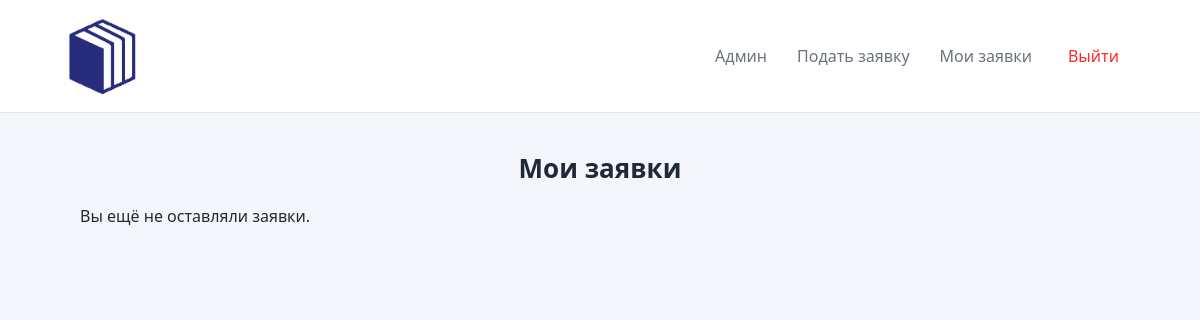
Page /application/ (signed in) on the earlier database version.
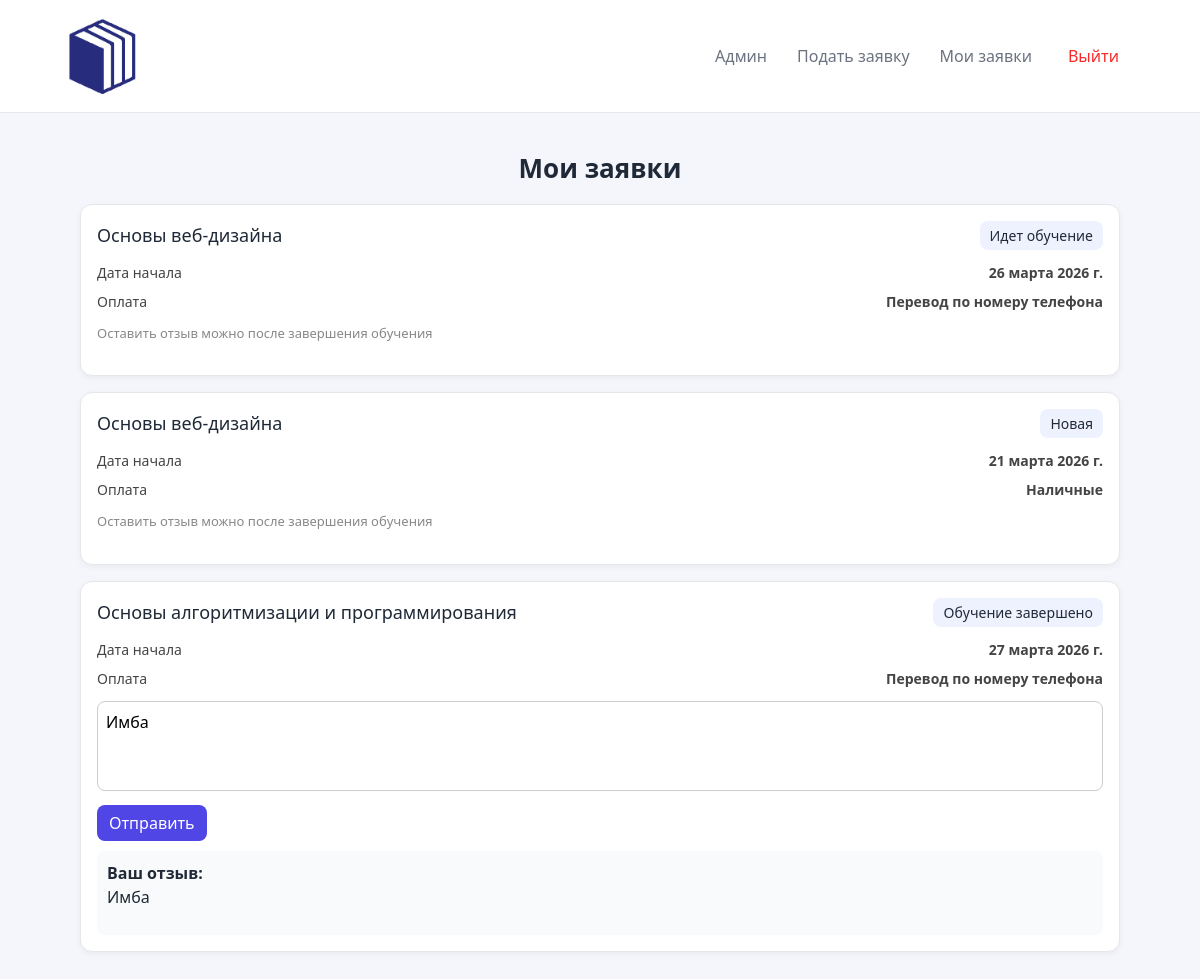
Same page on the later database version.
### client/models.py (models this page shows, shortened)
class Application(models.Model):
    COURSE_CHOICE = [
        ('1', 'Основы алгоритмизации и программирования'),
        ('2', 'Основы веб-дизайна'),
        ('3', 'Основы проектирования баз данных'),
    ]
    PAYMENT_CHOICES = [
        ('cash', 'Наличные'),
        ('phone', 'Перевод по номеру телефона'),
    ]
    STATUS_CHOICES = [
        ('new', 'Новая'),
        ('in_progress', 'Идет обучение'),
        ('completed', 'Обучение завершено'),
    ]
    user = models.ForeignKey(settings.AUTH_USER_MODEL, on_delete=models.CASCADE)
    course_name = models.CharField(max_length=255, choices=COURSE_CHOICE)
    start_date = models.DateField()
    payment_method = models.CharField(max_length=10, choices=PAYMENT_CHOICES)
    status = models.CharField(max_length=20, choices=STATUS_CHOICES, default='new')
    rewiew = models.TextField(blank=True)
    created_at = models.DateTimeField(auto_now_add=True)

### client/views.py (the view, shortened to what this page needs)
# urls.py: path('application/', views.application, name='application'),
@login_required
def application(request):
    user_app = Application.objects.filter(user=request.user).order_by('-created_at')
    return render(request, 'application.html', {
        'applications': user_app,
    })

### client/templates/application.html (shortened to what this page needs)
{% extends './base.html' %}
{% block content %}
<h2 class="page-title text-center">Мои заявки</h2>
<div class="container">
    {% for app in applications %}
    <div class="app-card">
        <div class="app-card__header">
            <h3 class="app-card__title">{{ app.get_course_name_display }}</h3>
            <span class="app-card__status">{{ app.get_status_display }}</span>
        </div>
        <div class="app-card__body">
            <div class="app-card__row">
                <span>Дата начала</span>
                <strong>{{ app.start_date }}</strong>
            </div>
            <div class="app-card__row">
                <span>Оплата</span>
                <strong>{{ app.get_payment_method_display }}</strong>
            </div>
        </div>
        <div class="app-card__footer">
            {% if app.status == 'completed' %}
                <form method="post" class="review-form">
                    <textarea name="rewiew" rows="3" placeholder="Ваш отзыв">{{ app.rewiew }}</textarea>
                    <button type="submit">Отправить</button>
                </form>
                {% if app.rewiew %}
                    <div class="app-card__review">
                        <strong>Ваш отзыв:</strong>
                        <p>{{ app.rewiew }}</p>
                    </div>
                {% endif %}
            {% else %}
                <p class="app-card__hint">
                    Оставить отзыв можно после завершения обучения
                </p>
            {% endif %}
        </div>
    </div>
    {% empty %}
    <p>Вы ещё не оставляли заявки.</p>
    {% endfor %}
</div>
{% endblock %}

### templates/base.html (shortened to what this page needs)
{% load static %}
<!DOCTYPE html>
<html lang="ru">
<head>
    <link rel="stylesheet" href="{% static 'css/bootstrap.min.css' %}">
    <link rel="stylesheet" href="{% static 'css/style.css' %}">
</head>
<body>
<header class="header">
    <nav class="nav container">
        <div class="nav-left">
            <a href="{% url 'home' %}" class="logo">
                <span>
                    <img src="{% static 'img/logoo.png' %}" alt="">
                </span>
            </a>
        </div>
        <div class="nav-right">
            {% if user.is_authenticated %}
                {% if user.is_superuser %}
                    <a href="{% url 'admin_panel' %}" class="nav-link">Админ</a>
                {% endif %}
                <a href="{% url 'application_create' %}" class="nav-link">Подать заявку</a>
                <a href="{% url 'application' %}" class="nav-link">Мои заявки</a>
                <a href="{% url 'logout' %}" class="btn-exit btn-outline-danger">Выйти</a>
            {% else %}
                <a href="{% url 'register' %}" class="btn btn-primary">Регистрация</a>
                <a href="{% url 'login' %}" class="btn btn-primary ">Вход</a>
            {% endif %}
        </div>
    </nav>
</header>
<main class="main container">
    {% block content %}
    {% endblock %}
</main>
</body>
</html>

### static/css/style.css (style rules this page uses)
:root { --color-primary: #4f46e5; --color-primary-hover: #4338ca; --color-bg: #f4f6fb; --color-white: #ffffff; --color-text: #1f2937; --color-muted: #6b7280; --color-border: #e5e7eb; --radius: 10px; --transition: 0.2s ease; }
body { background-color: var(--color-bg); font-family: 'Segoe UI', Tahoma, sans-serif; margin: 0; color: var(--color-text); }
.container { max-width: 1100px; margin: 0 auto; padding: 0 15px; }
.header { background: var(--color-white); border-bottom: 1px solid var(--color-border); padding: 15px 0; }
.nav { display: flex; justify-content: space-between; align-items: center; }
.logo img { width: 75px; }
.nav-right { display: flex; align-items: center; gap: 10px; }
.nav-link { text-decoration: none; color: var(--color-muted); font-weight: 500; padding: 6px 10px; border-radius: var(--radius); transition: var(--transition); }
.btn-exit { border-radius: var(--radius); padding: 8px 16px; font-weight: 500; border: none; transition: var(--transition); text-decoration: none; color: #fa2a2a; }
.main { margin-top: 40px; margin-bottom: 40px; }
.page-title { margin-bottom: 20px; font-size: 26px; font-weight: 600; }
input, textarea, select { width: 100%; padding: 10px; border-radius: var(--radius); border: 1px solid var(--color-border); transition: var(--transition); }
.app-card { border: 1px solid #e5e7eb; border-radius: 12px; padding: 16px; margin-bottom: 16px; background: #fff; box-shadow: 0 2px 6px rgba(0,0,0,0.05); }
.app-card__header { display: flex; justify-content: space-between; align-items: center; margin-bottom: 12px; }
.app-card__title { margin: 0; font-size: 18px; }
.app-card__status { font-size: 14px; padding: 4px 10px; border-radius: 8px; background: #eef2ff; }
.app-card__body { display: grid; gap: 8px; margin-bottom: 12px; }
.app-card__row { display: flex; justify-content: space-between; font-size: 14px; color: #444; }
.app-card__footer { margin-top: 10px; }
.review-form textarea { width: 100%; padding: 8px; border-radius: 8px; border: 1px solid #ccc; resize: none; margin-bottom: 8px; }
.review-form button { padding: 6px 12px; border: none; border-radius: 8px; background: #4f46e5; color: white; cursor: pointer; }
.app-card__review { margin-top: 10px; padding: 10px; background: #f9fafb; border-radius: 8px; }
.app-card__hint { font-size: 13px; color: #888; }

Differences in the rows shown:
added Application: course_name "Основы веб-дизайна", status "Идет обучение", start_date "26 марта 2026 г.", payment_method "Перевод по номеру телефона", shows "Оставить отзыв можно после завершения обучения"
added Application: course_name "Основы веб-дизайна", status "Новая", start_date "21 марта 2026 г.", payment_method "Наличные", shows "Оставить отзыв можно после завершения обучения"
added Application: course_name "Основы алгоритмизации и программирования", status "Обучение завершено", start_date "27 марта 2026 г.", payment_method "Перевод по номеру телефона", rewiew "Имба"
Other differences:
text no longer shown: "Вы ещё не оставляли заявки."
